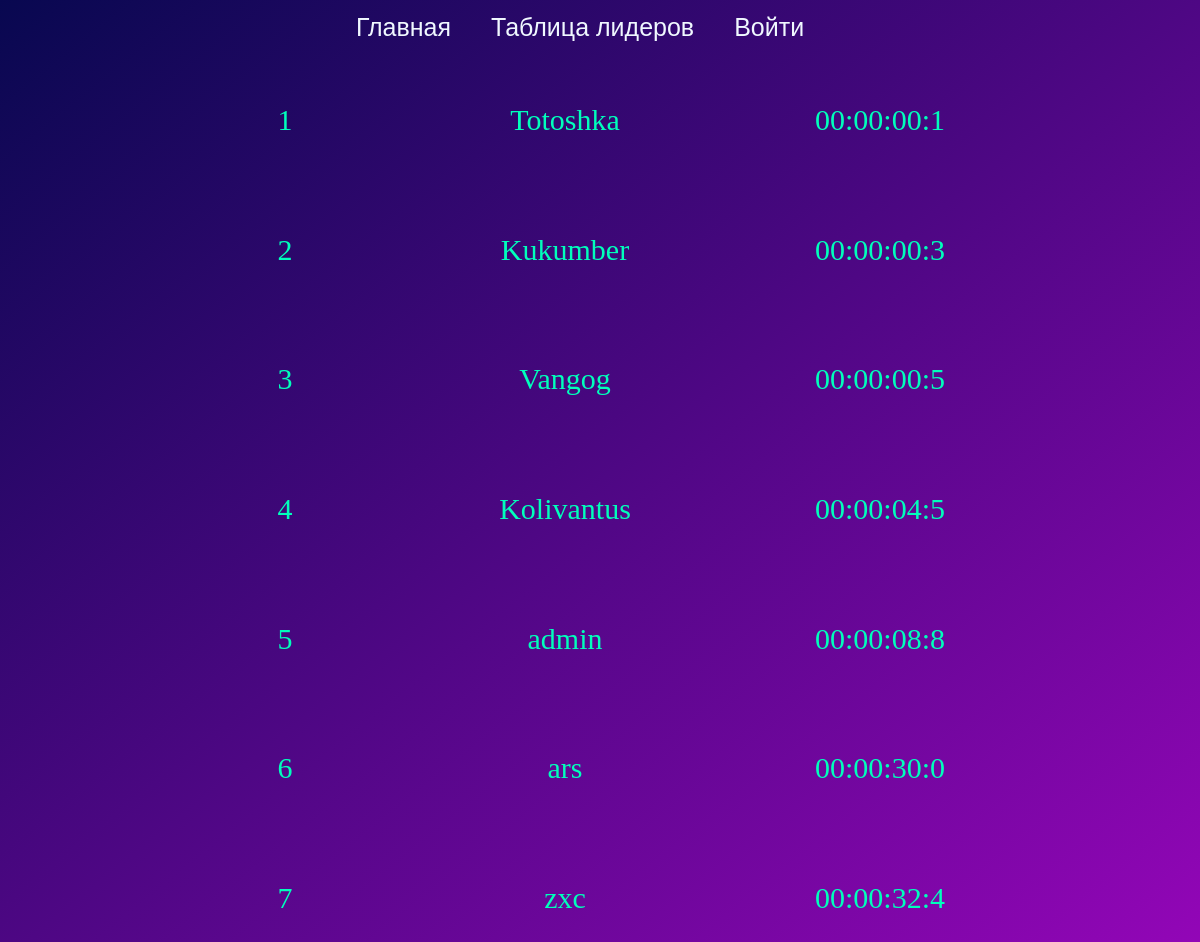
The page /leaders/ on the database its author committed.
### users/models.py (models this page shows)
class User(AbstractUser):
    milliseconds = models.PositiveIntegerField(blank=True, null=True)
    def get_time(self):
        milliseconds = self.milliseconds
        seconds = int(milliseconds / 10)
        minutes = int(seconds / 60)
        hours = int(minutes / 60)
        minutes %= 60
        seconds %= 60
        milliseconds %= 10
        return f"{hours:02}:{minutes:02}:{seconds:02}:{milliseconds}"

### cube/views.py (the view, shortened to what this page needs)
# urls.py: path('leaders/', leaders, name='leaders'),
def leaders(request):
    users = User.objects.filter(milliseconds__isnull=False).order_by('milliseconds')
    positions, usernames, times = [], [], []
    position = 0
    for i, user in enumerate(users[:10], start=1):
        positions.append(i)
        usernames.append(user.username)
        times.append(user.get_time())
        if request.user == user:
            position = i
    user = request.user
    context = {
        'leaders': zip(positions, usernames, times),
        'user_position': position,
    }
    return render(request, 'cube/leaders.html', context)

### cube/templates/cube/leaders.html (shortened to what this page needs)
{% load static %}
<!DOCTYPE html>
<html lang="ru">
<head>
    <link rel="stylesheet" type="text/css" href="{% static 'css/style.css' %}">
    <link rel="stylesheet" type="text/css" href="{% static 'css/lead_style.css' %}">
</head>
<body>
    {% include 'cube/menu.html' %}
    <table>
        {% for position, username, time in leaders %}
            {% if forloop.counter == 10 and user_position > 9 or forloop.counter == user_position %}
                <tr class="leader" style="background-color: rgba(120,234,94,0.58)">
                    <td class="pos">{{ user_position }}</td>
                    <td class="nick">{{ user.username }}</td>
                    <td class="time">{{ time }}</td>
                </tr>
            {% else %}
                <tr class="leader">
                    <td class="pos">{{ position }}</td>
                    <td class="nick">{{ username }}</td>
                    <td class="time">{{ time }}</td>
                </tr>
            {%  endif %}
        {% endfor %}
    </table>
</body>
</html>

### cube/static/css/style.css (style rules this page uses)
* { margin: 0; padding: 0; }
body { background: #04021E; }

### cube/static/css/lead_style.css (style rules this page uses)
body { background: linear-gradient(to bottom right, #080850, rgb(148, 6, 184)); }
table { margin: 0 auto; text-align: center; color: rgb(0, 255, 187); font-size: 30px; padding: 16px; border-collapse: collapse; border-radius: 50px; height: 908px; }
.leader { height: 10%; }
td { width: 70px; }
.pos { width: 60px; }
.nick { width: 500px; }

### rows shown on the page
User: leaders "Totoshka"
User: leaders "Kukumber"
User: leaders "Vangog"
User: leaders "Kolivantus"
User: leaders "admin"
User: leaders "ars"
User: leaders "zxc"

### other values the page prints
{{ position }} "1" "2" "3" "4" "5" "6" "7"
{{ time }} "00:00:00:1" "00:00:00:3" "00:00:00:5" "00:00:04:5" "00:00:08:8" "00:00:30:0" "00:00:32:4"
